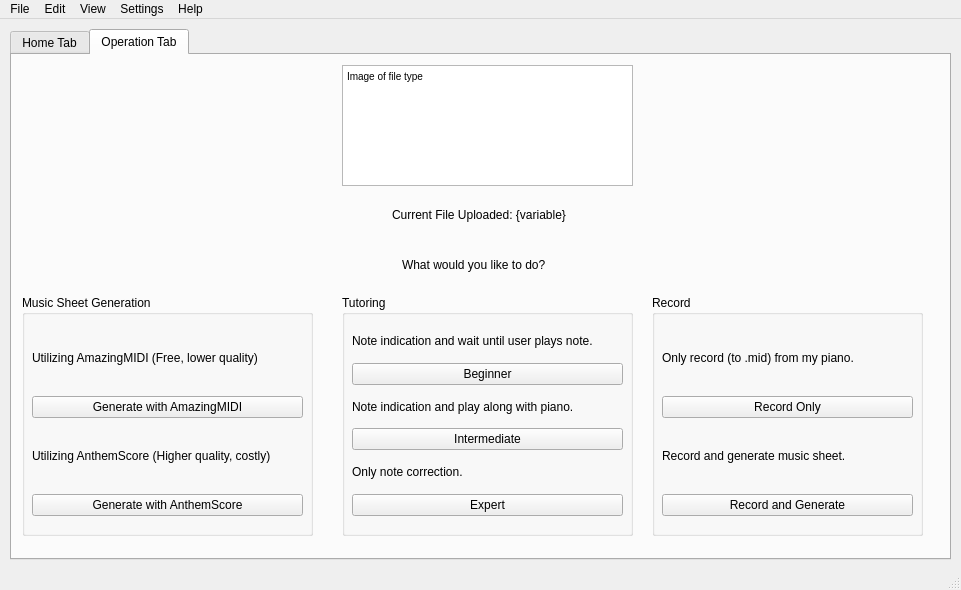
<?xml version="1.0" encoding="UTF-8"?>
<ui version="4.0">
 <class>MainWindow</class>
 <widget class="QMainWindow" name="MainWindow">
  <property name="geometry">
   <rect>
    <x>0</x>
    <y>0</y>
    <width>961</width>
    <height>590</height>
   </rect>
  </property>
  <property name="windowTitle">
   <string>SKORE</string>
  </property>
  <property name="windowOpacity">
   <double>1.000000000000000</double>
  </property>
  <property name="autoFillBackground">
   <bool>false</bool>
  </property>
  <widget class="QWidget" name="centralwidget">
   <widget class="QTabWidget" name="tabWidget">
    <property name="geometry">
     <rect>
      <x>10</x>
      <y>10</y>
      <width>941</width>
      <height>531</height>
     </rect>
    </property>
    <property name="currentIndex">
     <number>1</number>
    </property>
    <widget class="QWidget" name="home_tab">
     <attribute name="title">
      <string>Home Tab</string>
     </attribute>
     <widget class="QTextBrowser" name="instructions_textBrowser">
      <property name="geometry">
       <rect>
        <x>20</x>
        <y>280</y>
        <width>891</width>
        <height>171</height>
       </rect>
      </property>
      <property name="html">
       <string>&lt;!DOCTYPE HTML PUBLIC &quot;-//W3C//DTD HTML 4.0//EN&quot; &quot;http://www.w3.org/TR/REC-html40/strict.dtd&quot;&gt;
&lt;html&gt;&lt;head&gt;&lt;meta name=&quot;qrichtext&quot; content=&quot;1&quot; /&gt;&lt;style type=&quot;text/css&quot;&gt;
p, li { white-space: pre-wrap; }
&lt;/style&gt;&lt;/head&gt;&lt;body style=&quot; font-family:'MS Shell Dlg 2'; font-size:7.8pt; font-weight:400; font-style:normal;&quot;&gt;
&lt;p align=&quot;center&quot; style=&quot; margin-top:0px; margin-bottom:0px; margin-left:0px; margin-right:0px; -qt-block-indent:0; text-indent:0px;&quot;&gt;&lt;span style=&quot; font-size:18pt;&quot;&gt;Welcome to SKORE&lt;/span&gt;&lt;/p&gt;
&lt;p align=&quot;center&quot; style=&quot;-qt-paragraph-type:empty; margin-top:0px; margin-bottom:0px; margin-left:0px; margin-right:0px; -qt-block-indent:0; text-indent:0px; font-size:12pt;&quot;&gt;&lt;br /&gt;&lt;/p&gt;
&lt;p style=&quot; margin-top:0px; margin-bottom:0px; margin-left:0px; margin-right:0px; -qt-block-indent:0; text-indent:0px;&quot;&gt;&lt;span style=&quot; font-size:11pt;&quot;&gt;To start, please open an .mp3, .pdf, or .mid file with the &amp;quot;file&amp;quot; menu button. Once opened, go to the Operation tab. &lt;/span&gt;&lt;/p&gt;
&lt;p style=&quot;-qt-paragraph-type:empty; margin-top:0px; margin-bottom:0px; margin-left:0px; margin-right:0px; -qt-block-indent:0; text-indent:0px; font-size:11pt;&quot;&gt;&lt;br /&gt;&lt;/p&gt;
&lt;p style=&quot; margin-top:0px; margin-bottom:0px; margin-left:0px; margin-right:0px; -qt-block-indent:0; text-indent:0px;&quot;&gt;&lt;span style=&quot; font-size:11pt;&quot;&gt;For help, click on the &amp;quot;help&amp;quot; menu button.&lt;/span&gt;&lt;/p&gt;&lt;/body&gt;&lt;/html&gt;</string>
      </property>
     </widget>
     <widget class="QTextBrowser" name="image_textBrowser">
      <property name="geometry">
       <rect>
        <x>350</x>
        <y>11</y>
        <width>256</width>
        <height>251</height>
       </rect>
      </property>
      <property name="html">
       <string>&lt;!DOCTYPE HTML PUBLIC &quot;-//W3C//DTD HTML 4.0//EN&quot; &quot;http://www.w3.org/TR/REC-html40/strict.dtd&quot;&gt;
&lt;html&gt;&lt;head&gt;&lt;meta name=&quot;qrichtext&quot; content=&quot;1&quot; /&gt;&lt;style type=&quot;text/css&quot;&gt;
p, li { white-space: pre-wrap; }
&lt;/style&gt;&lt;/head&gt;&lt;body style=&quot; font-family:'MS Shell Dlg 2'; font-size:7.8pt; font-weight:400; font-style:normal;&quot;&gt;
&lt;p style=&quot; margin-top:0px; margin-bottom:0px; margin-left:0px; margin-right:0px; -qt-block-indent:0; text-indent:0px;&quot;&gt;&lt;img src=&quot;:/newPrefix/music_note.jpg&quot; /&gt;&lt;/p&gt;&lt;/body&gt;&lt;/html&gt;</string>
      </property>
     </widget>
    </widget>
    <widget class="QWidget" name="operation_tab">
     <attribute name="title">
      <string>Operation Tab</string>
     </attribute>
     <widget class="QTextEdit" name="fileTypeImage_textEdit">
      <property name="geometry">
       <rect>
        <x>330</x>
        <y>10</y>
        <width>291</width>
        <height>121</height>
       </rect>
      </property>
      <property name="html">
       <string>&lt;!DOCTYPE HTML PUBLIC &quot;-//W3C//DTD HTML 4.0//EN&quot; &quot;http://www.w3.org/TR/REC-html40/strict.dtd&quot;&gt;
&lt;html&gt;&lt;head&gt;&lt;meta name=&quot;qrichtext&quot; content=&quot;1&quot; /&gt;&lt;style type=&quot;text/css&quot;&gt;
p, li { white-space: pre-wrap; }
&lt;/style&gt;&lt;/head&gt;&lt;body style=&quot; font-family:'MS Shell Dlg 2'; font-size:7.8pt; font-weight:400; font-style:normal;&quot;&gt;
&lt;p style=&quot; margin-top:0px; margin-bottom:0px; margin-left:0px; margin-right:0px; -qt-block-indent:0; text-indent:0px;&quot;&gt;Image of file type&lt;img src=&quot;:/newPrefix/MP3_icon.png&quot; /&gt;&lt;/p&gt;&lt;/body&gt;&lt;/html&gt;</string>
      </property>
     </widget>
     <widget class="QLabel" name="CurretFile_label">
      <property name="geometry">
       <rect>
        <x>380</x>
        <y>150</y>
        <width>191</width>
        <height>20</height>
       </rect>
      </property>
      <property name="text">
       <string>Current File Uploaded: {variable}</string>
      </property>
     </widget>
     <widget class="QLabel" name="WhatToDo_label">
      <property name="geometry">
       <rect>
        <x>390</x>
        <y>200</y>
        <width>161</width>
        <height>20</height>
       </rect>
      </property>
      <property name="text">
       <string>What would you like to do?</string>
      </property>
     </widget>
     <widget class="QGroupBox" name="tutoring_groupBox">
      <property name="geometry">
       <rect>
        <x>330</x>
        <y>240</y>
        <width>291</width>
        <height>241</height>
       </rect>
      </property>
      <property name="title">
       <string>Tutoring</string>
      </property>
      <widget class="QWidget" name="verticalLayoutWidget">
       <property name="geometry">
        <rect>
         <x>10</x>
         <y>30</y>
         <width>271</width>
         <height>191</height>
        </rect>
       </property>
       <layout class="QVBoxLayout" name="verticalLayout">
        <item>
         <widget class="QLabel" name="beginner_label">
          <property name="text">
           <string>Note indication and wait until user plays note.</string>
          </property>
         </widget>
        </item>
        <item>
         <widget class="QPushButton" name="beginner_pushButton">
          <property name="text">
           <string>Beginner</string>
          </property>
         </widget>
        </item>
        <item>
         <widget class="QLabel" name="intermediate_label">
          <property name="text">
           <string>Note indication and play along with piano.</string>
          </property>
         </widget>
        </item>
        <item>
         <widget class="QPushButton" name="intermediate_pushButton">
          <property name="text">
           <string>Intermediate</string>
          </property>
         </widget>
        </item>
        <item>
         <widget class="QLabel" name="expert_label">
          <property name="text">
           <string>Only note correction. </string>
          </property>
         </widget>
        </item>
        <item>
         <widget class="QPushButton" name="expert_pushButton">
          <property name="text">
           <string>Expert</string>
          </property>
         </widget>
        </item>
       </layout>
      </widget>
     </widget>
     <widget class="QGroupBox" name="musicgeneration_groupBox">
      <property name="geometry">
       <rect>
        <x>10</x>
        <y>240</y>
        <width>291</width>
        <height>241</height>
       </rect>
      </property>
      <property name="title">
       <string>Music Sheet Generation</string>
      </property>
      <widget class="QWidget" name="verticalLayoutWidget_2">
       <property name="geometry">
        <rect>
         <x>10</x>
         <y>30</y>
         <width>271</width>
         <height>191</height>
        </rect>
       </property>
       <layout class="QVBoxLayout" name="verticalLayout_2">
        <item>
         <widget class="QLabel" name="amazingmidi_using_label">
          <property name="text">
           <string>Utilizing AmazingMIDI (Free, lower quality)</string>
          </property>
         </widget>
        </item>
        <item>
         <widget class="QPushButton" name="amazingmidi_pushButton">
          <property name="text">
           <string>Generate with AmazingMIDI</string>
          </property>
         </widget>
        </item>
        <item>
         <widget class="QLabel" name="anthemscore_label">
          <property name="text">
           <string>Utilizing AnthemScore (Higher quality, costly)</string>
          </property>
         </widget>
        </item>
        <item>
         <widget class="QPushButton" name="antehmscore_pushButton">
          <property name="text">
           <string>Generate with AnthemScore</string>
          </property>
         </widget>
        </item>
       </layout>
      </widget>
     </widget>
     <widget class="QGroupBox" name="record_groupBox">
      <property name="geometry">
       <rect>
        <x>640</x>
        <y>240</y>
        <width>271</width>
        <height>241</height>
       </rect>
      </property>
      <property name="title">
       <string>Record</string>
      </property>
      <widget class="QWidget" name="verticalLayoutWidget_4">
       <property name="geometry">
        <rect>
         <x>10</x>
         <y>30</y>
         <width>251</width>
         <height>191</height>
        </rect>
       </property>
       <layout class="QVBoxLayout" name="verticalLayout_4">
        <item>
         <widget class="QLabel" name="recordonly_label">
          <property name="text">
           <string>Only record (to .mid) from my piano.</string>
          </property>
         </widget>
        </item>
        <item>
         <widget class="QPushButton" name="recordonly_pushButton">
          <property name="text">
           <string>Record Only</string>
          </property>
         </widget>
        </item>
        <item>
         <widget class="QLabel" name="record_and_generate_label">
          <property name="text">
           <string>Record and generate music sheet.</string>
          </property>
         </widget>
        </item>
        <item>
         <widget class="QPushButton" name="record_and_generate_pushButton">
          <property name="text">
           <string>Record and Generate</string>
          </property>
         </widget>
        </item>
       </layout>
      </widget>
     </widget>
     <zorder>tutoring_groupBox</zorder>
     <zorder>fileTypeImage_textEdit</zorder>
     <zorder>CurretFile_label</zorder>
     <zorder>WhatToDo_label</zorder>
     <zorder>musicgeneration_groupBox</zorder>
     <zorder>record_groupBox</zorder>
    </widget>
   </widget>
  </widget>
  <widget class="QMenuBar" name="menubar">
   <property name="geometry">
    <rect>
     <x>0</x>
     <y>0</y>
     <width>961</width>
     <height>26</height>
    </rect>
   </property>
   <widget class="QMenu" name="menuFile">
    <property name="title">
     <string>File</string>
    </property>
    <addaction name="actionOpen"/>
    <addaction name="actionExit"/>
   </widget>
   <widget class="QMenu" name="menuSettings">
    <property name="title">
     <string>Settings</string>
    </property>
    <addaction name="actionConfigureProgramPaths"/>
   </widget>
   <widget class="QMenu" name="menuHelp">
    <property name="title">
     <string>Help</string>
    </property>
   </widget>
   <widget class="QMenu" name="menuEit">
    <property name="title">
     <string>Edit</string>
    </property>
   </widget>
   <widget class="QMenu" name="menuView">
    <property name="title">
     <string>View</string>
    </property>
   </widget>
   <addaction name="menuFile"/>
   <addaction name="menuEit"/>
   <addaction name="menuView"/>
   <addaction name="menuSettings"/>
   <addaction name="menuHelp"/>
  </widget>
  <widget class="QStatusBar" name="statusbar"/>
  <action name="actionOpen">
   <property name="checkable">
    <bool>false</bool>
   </property>
   <property name="text">
    <string>Open</string>
   </property>
  </action>
  <action name="actionConfigureProgramPaths">
   <property name="text">
    <string>Configure Program Paths</string>
   </property>
  </action>
  <action name="actionExit">
   <property name="text">
    <string>Exit</string>
   </property>
  </action>
 </widget>
 <resources>
  <include location="../../images/images.qrc"/>
 </resources>
 <connections/>
</ui>
